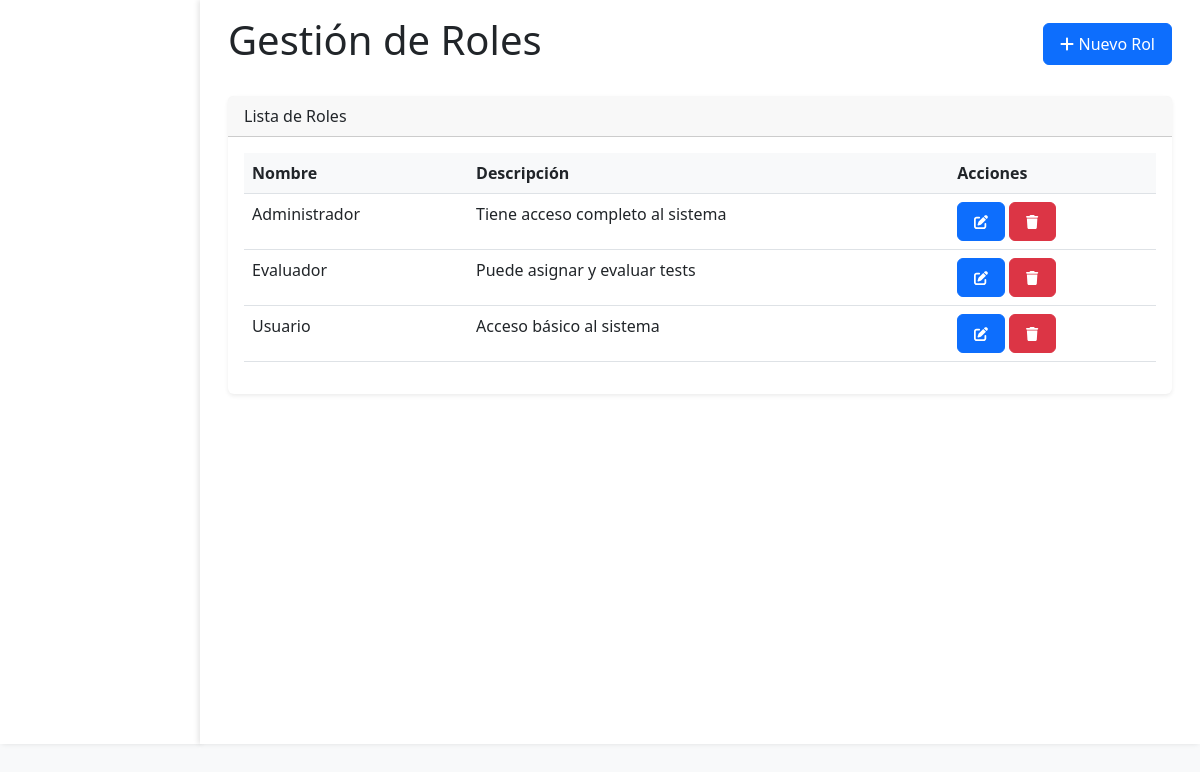
The app's page /admin/roles.php (signed in), older data.
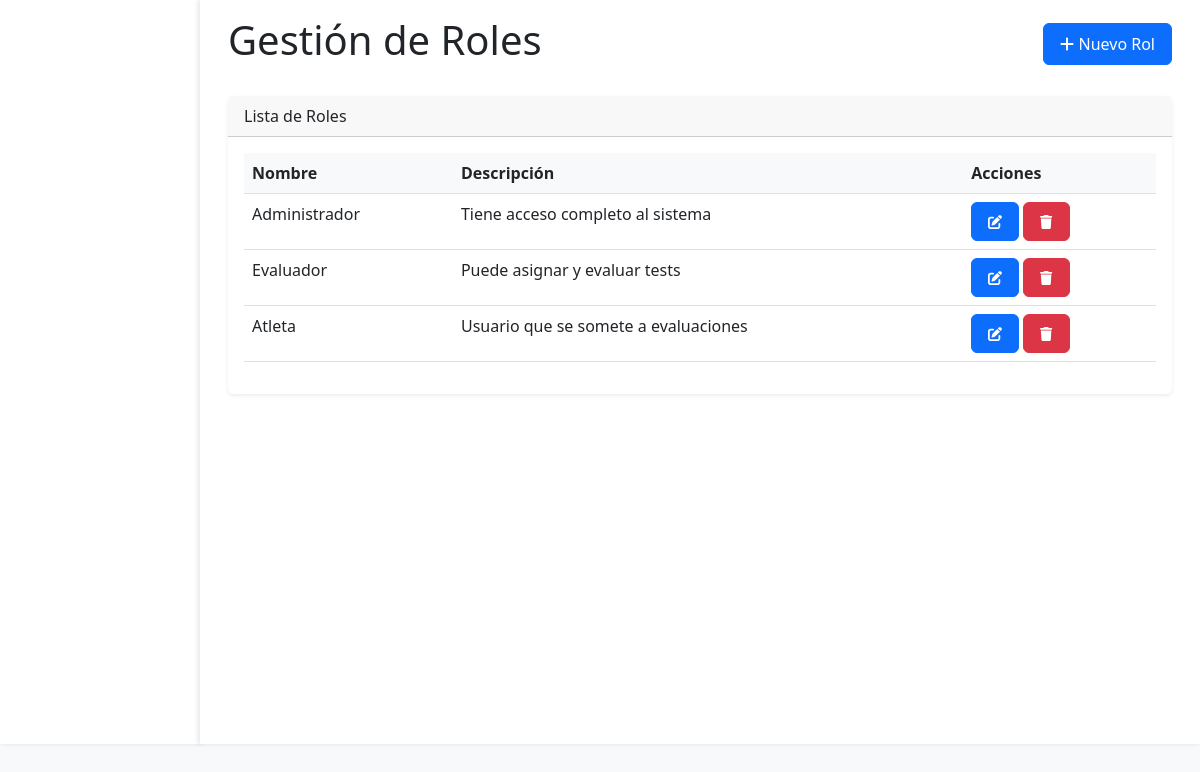
The same page, newer data.
### tables this page shows
CREATE TABLE roles (
    id INT AUTO_INCREMENT PRIMARY KEY,
    nombre VARCHAR(50) NOT NULL,
    descripcion TEXT
);

### public/admin/roles.php (the view, shortened to what this page needs)
<?php
$action = $_GET['action'] ?? '';
try {
    $pdo = getConnection();
    $stmt = $pdo->query("SELECT * FROM roles");
    $roles = $stmt->fetchAll();
} catch (PDOException $e) {
    $error = "Error: " . $e->getMessage();
}
?>
<!DOCTYPE html>
<html lang="es">
<head>
    <link href="https://cdn.jsdelivr.net/npm/bootstrap@5.3.0/dist/css/bootstrap.min.css" rel="stylesheet">
    <link href="../css/styles.css" rel="stylesheet">
</head>
<body>
    <div class="container-fluid">
        <div class="row">
            <div class="col-md-3 col-lg-2 sidebar">
            </div>
            <div class="col-md-9 col-lg-10">
                <div class="container-fluid">
                    <div class="d-flex justify-content-between align-items-center mb-4">
                        <h1>Gestión de Roles</h1>
                        <a href="?action=add" class="btn btn-primary">
                            <i class="fas fa-plus"></i> Nuevo Rol
                        </a>
                    </div>
                    <?php if ($action === 'add' || $action === 'edit'): ?>
                        <div class="card">
                            <div class="card-header">
                                <?php echo $action === 'add' ? 'Nuevo Rol' : 'Editar Rol'; ?>
                            </div>
                            <div class="card-body">
                                <form method="POST">
                                    <div class="mb-3">
                                        <label for="nombre" class="form-label">Nombre</label>
                                        <input type="text" class="form-control" id="nombre" name="nombre"
                                               value="<?php echo isset($role) ? htmlspecialchars($role['nombre']) : ''; ?>" required>
                                    </div>
                                    <div class="mb-3">
                                        <label for="descripcion" class="form-label">Descripción</label>
                                        <textarea class="form-control" id="descripcion" name="descripcion" rows="3">
                                            <?php echo isset($role) ? htmlspecialchars($role['descripcion']) : ''; ?>
                                        </textarea>
                                    </div>
                                    <button type="submit" class="btn btn-primary">Guardar</button>
                                    <a href="." class="btn btn-secondary">Cancelar</a>
                                </form>
                            </div>
                        </div>
                    <?php else: ?>
                        <div class="card">
                            <div class="card-header">Lista de Roles</div>
                            <div class="card-body">
                                <table class="table">
                                    <thead>
                                        <tr>
                                            <th>Nombre</th>
                                            <th>Descripción</th>
                                            <th>Acciones</th>
                                        </tr>
                                    </thead>
                                    <tbody>
                                        <?php foreach ($roles as $role): ?>
                                            <tr>
                                                <td><?php echo htmlspecialchars($role['nombre']); ?></td>
                                                <td><?php echo htmlspecialchars($role['descripcion']); ?></td>
                                                <td>
                                                    <a href="?action=edit&id=<?php echo $role['id']; ?>"
                                                       class="btn btn-sm btn-primary">
                                                        <i class="fas fa-edit"></i>
                                                    </a>
                                                    <a href="?action=delete&id=<?php echo $role['id']; ?>"
                                                       class="btn btn-sm btn-danger"
                                                       onclick="return confirm('¿Estás seguro de eliminar este rol?')">
                                                        <i class="fas fa-trash"></i>
                                                    </a>
                                                </td>
                                            </tr>
                                        <?php endforeach; ?>
                                    </tbody>
                                </table>
                            </div>
                        </div>
                    <?php endif; ?>
                </div>
            </div>
        </div>
    </div>
</body>
</html>

### public/css/styles.css (style rules this page uses)
body { background-color: #f8f9fa; min-height: 100vh; display: flex; flex-direction: column; }
.sidebar { background-color: white; min-height: calc(100vh - 56px); padding: 1rem; box-shadow: 2px 0 5px rgba(0, 0, 0, 0.1); }
.col-md-9.col-lg-10 { padding: 1rem; background-color: white; min-height: calc(100vh - 56px); box-shadow: -2px 0 5px rgba(0, 0, 0, 0.1); }
.btn { padding: 0.5rem 1rem; border-radius: 0.375rem; transition: all 0.2s ease-in-out; }
.card { border: none; box-shadow: 0 0.125rem 0.25rem rgba(0, 0, 0, 0.075); transition: all 0.3s ease; }
.table { background-color: white; }
.table th { background-color: #f8f9fa; border-top: none; }

Row changes from the older to the newer data that the page shows:
removed roles: nombre "Usuario", descripcion "Acceso básico al sistema"
added roles: nombre "Atleta", descripcion "Usuario que se somete a evaluaciones"
